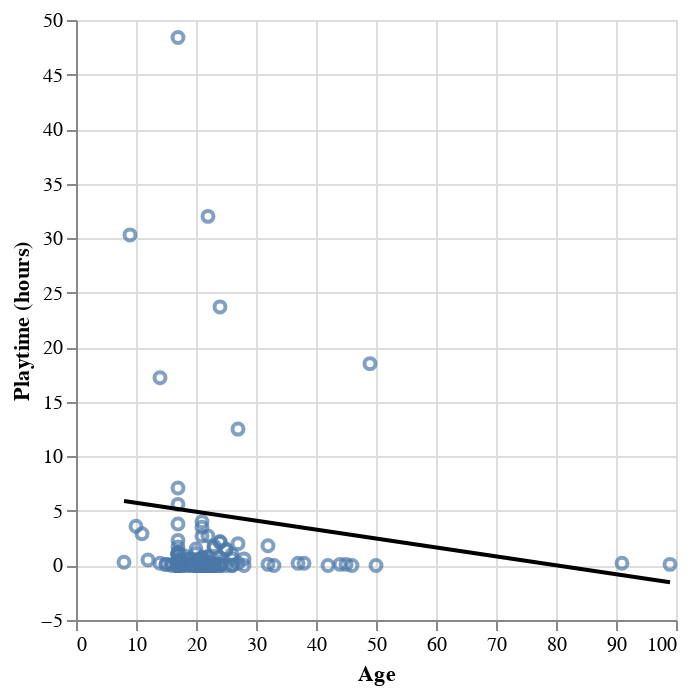

The code cell stored with this chart in its notebook:
### Code cell
players_filtered_age = players_filtered[players_filtered["played_hours"] <= 50]
players_filtered_age

age_prediction_grid = players_filtered[["age"]].agg(["min", "max"])
age_prediction_grid["predicted"] = lm.predict(age_prediction_grid)

age_scatter = alt.Chart(players_filtered_age).mark_point().encode(
    x=alt.X("age").title("Age").scale(zero=False),
    y=alt.Y("played_hours").title("Playtime (hours)").scale(zero=False)
)

age_plot = age_scatter + alt.Chart(age_prediction_grid).mark_line(color="black").encode(
    x="age",
    y="predicted"
)
age_plot

### Figure 1 — Vega specification as saved in the notebook (floating-point values rounded to 4 significant figures; data arrays with more than 128 entries replaced by an {"elided": "..."} marker saying what was removed)
{"$schema": "https://vega.github.io/schema/vega/v5.json", "data": [{"name": "source_1", "values": [{"age": 8, "predicted": 5.913}, {"age": 99, "predicted": -1.539}]}, {"name": "source_0", "values": {"elided": "190 records"}}], "marks": [{"type": "symbol", "name": "layer_0_marks", "from": {"data": "source_0"}, "encode": {"update": {"opacity": {"value": 0.7}, "fill": {"value": "transparent"}, "stroke": {"value": "#4c78a8"}, "x": {"field": "age", "scale": "x"}, "y": {"field": "played_hours", "scale": "y"}}}, "style": ["point"]}, {"type": "line", "name": "layer_1_marks", "from": {"data": "source_1"}, "sort": {"field": "x"}, "encode": {"update": {"y": {"field": "predicted", "scale": "y"}, "defined": {"signal": "isValid(datum[\"age\"]) && isFinite(+datum[\"age\"]) && isValid(datum[\"predicted\"]) && isFinite(+datum[\"predicted\"])"}, "stroke": {"value": "black"}, "x": {"field": "age", "scale": "x"}}}, "style": ["line"]}], "scales": [{"name": "x", "type": "linear", "domain": {"fields": [{"data": "source_0", "field": "age"}, {"data": "source_1", "field": "age"}]}, "range": [0, {"signal": "width"}], "nice": true, "zero": false}, {"name": "y", "type": "linear", "domain": {"fields": [{"data": "source_0", "field": "played_hours"}, {"data": "source_1", "field": "predicted"}]}, "range": [{"signal": "height"}, 0], "zero": false, "nice": true}], "axes": [{"scale": "x", "tickCount": {"signal": "ceil(width/40)"}, "orient": "bottom", "minExtent": 0, "zindex": 0, "labels": false, "maxExtent": 0, "gridScale": "y", "grid": true, "domain": false, "aria": false, "ticks": false}, {"scale": "y", "aria": false, "gridScale": "x", "zindex": 0, "maxExtent": 0, "minExtent": 0, "domain": false, "grid": true, "orient": "left", "tickCount": {"signal": "ceil(height/40)"}, "labels": false, "ticks": false}, {"scale": "x", "tickCount": {"signal": "ceil(width/40)"}, "labelFlush": true, "orient": "bottom", "zindex": 0, "title": "Age", "grid": false, "labelOverlap": true}, {"scale": "y", "orient": "left", "labelOverlap": true, "zindex": 0, "grid": false, "tickCount": {"signal": "ceil(height/40)"}, "title": "Playtime (hours)"}], "style": "cell", "width": 300, "padding": 5, "background": "white", "height": 300}
